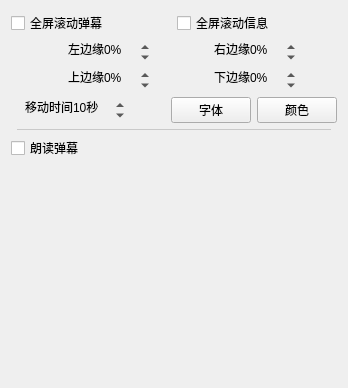
      <widget class="QWidget" name="tab_7">
       <attribute name="title">
        <string>滚屏</string>
       </attribute>
       <layout class="QVBoxLayout" name="verticalLayout_8">
        <item>
         <layout class="QHBoxLayout" name="horizontalLayout_9">
          <item>
           <widget class="QCheckBox" name="enableScreenDanmakuCheck">
            <property name="text">
             <string>全屏滚动弹幕</string>
            </property>
           </widget>
          </item>
          <item>
           <widget class="QCheckBox" name="enableScreenMsgCheck">
            <property name="text">
             <string>全屏滚动信息</string>
            </property>
           </widget>
          </item>
         </layout>
        </item>
        <item>
         <layout class="QHBoxLayout" name="horizontalLayout_29">
          <property name="topMargin">
           <number>0</number>
          </property>
          <item>
           <spacer name="horizontalSpacer_10">
            <property name="orientation">
             <enum>Qt::Horizontal</enum>
            </property>
            <property name="sizeHint" stdset="0">
             <size>
              <width>40</width>
              <height>20</height>
             </size>
            </property>
           </spacer>
          </item>
          <item>
           <widget class="QSpinBox" name="screenDanmakuLeftSpin">
            <property name="contextMenuPolicy">
             <enum>Qt::NoContextMenu</enum>
            </property>
            <property name="styleSheet">
             <string notr="true">QAbstractSpinBox
{
	background: transparent;
}</string>
            </property>
            <property name="frame">
             <bool>false</bool>
            </property>
            <property name="alignment">
             <set>Qt::AlignCenter</set>
            </property>
            <property name="suffix">
             <string>%</string>
            </property>
            <property name="prefix">
             <string>左边缘</string>
            </property>
            <property name="minimum">
             <number>-200</number>
            </property>
            <property name="maximum">
             <number>200</number>
            </property>
            <property name="singleStep">
             <number>5</number>
            </property>
           </widget>
          </item>
          <item>
           <spacer name="horizontalSpacer_2">
            <property name="orientation">
             <enum>Qt::Horizontal</enum>
            </property>
            <property name="sizeHint" stdset="0">
             <size>
              <width>40</width>
              <height>20</height>
             </size>
            </property>
           </spacer>
          </item>
          <item>
           <widget class="QSpinBox" name="screenDanmakuRightSpin">
            <property name="contextMenuPolicy">
             <enum>Qt::NoContextMenu</enum>
            </property>
            <property name="styleSheet">
             <string notr="true">QAbstractSpinBox
{
	background: transparent;
}</string>
            </property>
            <property name="frame">
             <bool>false</bool>
            </property>
            <property name="alignment">
             <set>Qt::AlignCenter</set>
            </property>
            <property name="suffix">
             <string>%</string>
            </property>
            <property name="prefix">
             <string>右边缘</string>
            </property>
            <property name="minimum">
             <number>-200</number>
            </property>
            <property name="maximum">
             <number>200</number>
            </property>
            <property name="singleStep">
             <number>5</number>
            </property>
           </widget>
          </item>
          <item>
           <spacer name="horizontalSpacer_11">
            <property name="orientation">
             <enum>Qt::Horizontal</enum>
            </property>
            <property name="sizeHint" stdset="0">
             <size>
              <width>40</width>
              <height>20</height>
             </size>
            </property>
           </spacer>
          </item>
         </layout>
        </item>
        <item>
         <layout class="QHBoxLayout" name="horizontalLayout_30">
          <property name="topMargin">
           <number>0</number>
          </property>
          <item>
           <spacer name="horizontalSpacer_12">
            <property name="orientation">
             <enum>Qt::Horizontal</enum>
            </property>
            <property name="sizeHint" stdset="0">
             <size>
              <width>40</width>
              <height>20</height>
             </size>
            </property>
           </spacer>
          </item>
          <item>
           <widget class="QSpinBox" name="screenDanmakuTopSpin">
            <property name="contextMenuPolicy">
             <enum>Qt::NoContextMenu</enum>
            </property>
            <property name="styleSheet">
             <string notr="true">QAbstractSpinBox
{
	background: transparent;
}</string>
            </property>
            <property name="frame">
             <bool>false</bool>
            </property>
            <property name="alignment">
             <set>Qt::AlignCenter</set>
            </property>
            <property name="suffix">
             <string>%</string>
            </property>
            <property name="prefix">
             <string>上边缘</string>
            </property>
            <property name="minimum">
             <number>-200</number>
            </property>
            <property name="maximum">
             <number>200</number>
            </property>
            <property name="singleStep">
             <number>5</number>
            </property>
           </widget>
          </item>
          <item>
           <spacer name="horizontalSpacer_6">
            <property name="orientation">
             <enum>Qt::Horizontal</enum>
            </property>
            <property name="sizeHint" stdset="0">
             <size>
              <width>40</width>
              <height>20</height>
             </size>
            </property>
           </spacer>
          </item>
          <item>
           <widget class="QSpinBox" name="screenDanmakuBottomSpin">
            <property name="contextMenuPolicy">
             <enum>Qt::NoContextMenu</enum>
            </property>
            <property name="styleSheet">
             <string notr="true">QAbstractSpinBox
{
	background: transparent;
}</string>
            </property>
            <property name="frame">
             <bool>false</bool>
            </property>
            <property name="alignment">
             <set>Qt::AlignCenter</set>
            </property>
            <property name="suffix">
             <string>%</string>
            </property>
            <property name="prefix">
             <string>下边缘</string>
            </property>
            <property name="minimum">
             <number>-200</number>
            </property>
            <property name="maximum">
             <number>200</number>
            </property>
            <property name="singleStep">
             <number>5</number>
            </property>
           </widget>
          </item>
          <item>
           <spacer name="horizontalSpacer_14">
            <property name="orientation">
             <enum>Qt::Horizontal</enum>
            </property>
            <property name="sizeHint" stdset="0">
             <size>
              <width>40</width>
              <height>20</height>
             </size>
            </property>
           </spacer>
          </item>
         </layout>
        </item>
        <item>
         <layout class="QHBoxLayout" name="horizontalLayout_31" stretch="1,0,0,0">
          <property name="topMargin">
           <number>0</number>
          </property>
          <item>
           <widget class="QSpinBox" name="screenDanmakuSpeedSpin">
            <property name="contextMenuPolicy">
             <enum>Qt::NoContextMenu</enum>
            </property>
            <property name="styleSheet">
             <string notr="true">QAbstractSpinBox
{
	background: transparent;
}</string>
            </property>
            <property name="frame">
             <bool>false</bool>
            </property>
            <property name="alignment">
             <set>Qt::AlignCenter</set>
            </property>
            <property name="suffix">
             <string>秒</string>
            </property>
            <property name="prefix">
             <string>移动时间</string>
            </property>
            <property name="minimum">
             <number>1</number>
            </property>
            <property name="maximum">
             <number>1000</number>
            </property>
            <property name="singleStep">
             <number>3</number>
            </property>
            <property name="value">
             <number>10</number>
            </property>
           </widget>
          </item>
          <item>
           <spacer name="horizontalSpacer_13">
            <property name="orientation">
             <enum>Qt::Horizontal</enum>
            </property>
            <property name="sizeHint" stdset="0">
             <size>
              <width>40</width>
              <height>20</height>
             </size>
            </property>
           </spacer>
          </item>
          <item>
           <widget class="QPushButton" name="screenDanmakuFontButton">
            <property name="text">
             <string>字体</string>
            </property>
           </widget>
          </item>
          <item>
           <widget class="QPushButton" name="screenDanmakuColorButton">
            <property name="text">
             <string>颜色</string>
            </property>
           </widget>
          </item>
         </layout>
        </item>
        <item>
         <widget class="QWidget" name="widget_3" native="true">
          <property name="minimumSize">
           <size>
            <width>0</width>
            <height>1</height>
           </size>
          </property>
          <property name="maximumSize">
           <size>
            <width>16777215</width>
            <height>1</height>
           </size>
          </property>
          <property name="styleSheet">
           <string notr="true">background: rgba(88, 88, 88, 64);
margin: 6px;</string>
          </property>
         </widget>
        </item>
        <item>
         <layout class="QHBoxLayout" name="horizontalLayout_32">
          <property name="topMargin">
           <number>0</number>
          </property>
          <item>
           <widget class="QCheckBox" name="autoSpeekDanmakuCheck">
            <property name="text">
             <string>朗读弹幕</string>
            </property>
           </widget>
          </item>
         </layout>
        </item>
        <item>
         <spacer name="verticalSpacer_5">
          <property name="orientation">
           <enum>Qt::Vertical</enum>
          </property>
          <property name="sizeHint" stdset="0">
           <size>
            <width>20</width>
            <height>217</height>
           </size>
          </property>
         </spacer>
        </item>
       </layout>
      </widget>
